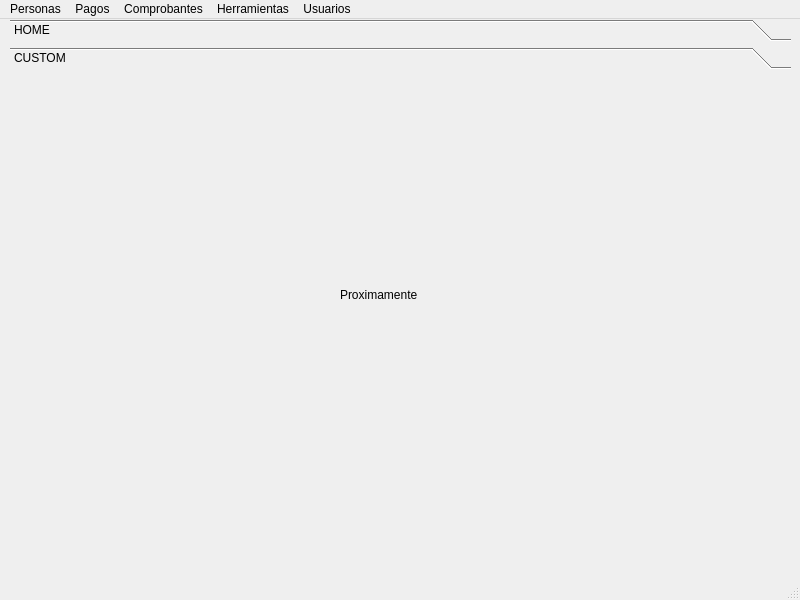
<?xml version="1.0" encoding="UTF-8"?>
<ui version="4.0">
 <class>EscobedoSoft</class>
 <widget class="QMainWindow" name="EscobedoSoft">
  <property name="geometry">
   <rect>
    <x>0</x>
    <y>0</y>
    <width>800</width>
    <height>600</height>
   </rect>
  </property>
  <property name="windowTitle">
   <string>EscobedoSoft</string>
  </property>
  <widget class="QWidget" name="centralwidget">
   <widget class="QToolBox" name="toolBox">
    <property name="geometry">
     <rect>
      <x>10</x>
      <y>0</y>
      <width>781</width>
      <height>361</height>
     </rect>
    </property>
    <property name="currentIndex">
     <number>1</number>
    </property>
    <widget class="QWidget" name="page">
     <property name="geometry">
      <rect>
       <x>0</x>
       <y>0</y>
       <width>781</width>
       <height>295</height>
      </rect>
     </property>
     <attribute name="label">
      <string>HOME</string>
     </attribute>
     <widget class="QCalendarWidget" name="calendarWidget">
      <property name="geometry">
       <rect>
        <x>0</x>
        <y>10</y>
        <width>351</width>
        <height>251</height>
       </rect>
      </property>
     </widget>
    </widget>
    <widget class="QWidget" name="page_2">
     <property name="geometry">
      <rect>
       <x>0</x>
       <y>0</y>
       <width>781</width>
       <height>295</height>
      </rect>
     </property>
     <attribute name="label">
      <string>CUSTOM</string>
     </attribute>
     <widget class="QLabel" name="label">
      <property name="geometry">
       <rect>
        <x>330</x>
        <y>210</y>
        <width>121</width>
        <height>19</height>
       </rect>
      </property>
      <property name="text">
       <string>Proximamente</string>
      </property>
     </widget>
    </widget>
   </widget>
  </widget>
  <widget class="QMenuBar" name="menubar">
   <property name="geometry">
    <rect>
     <x>0</x>
     <y>0</y>
     <width>800</width>
     <height>24</height>
    </rect>
   </property>
   <widget class="QMenu" name="menuPersonas">
    <property name="title">
     <string>Personas</string>
    </property>
    <addaction name="actionRegistrar_Persona"/>
    <addaction name="actionBuscar_Persona"/>
   </widget>
   <widget class="QMenu" name="menuPagos">
    <property name="title">
     <string>Pagos</string>
    </property>
    <addaction name="actionCrear_Pago"/>
    <addaction name="actionBuscar_Pago"/>
   </widget>
   <widget class="QMenu" name="menuComprobantes">
    <property name="title">
     <string>Comprobantes</string>
    </property>
    <addaction name="separator"/>
    <addaction name="actionGenerar_Recibo"/>
    <addaction name="actionHistorial_de_Persona"/>
   </widget>
   <widget class="QMenu" name="menuHerramientas">
    <property name="title">
     <string>Herramientas</string>
    </property>
    <addaction name="actionCrear_Zonas"/>
    <addaction name="actionCrear_Comunidades"/>
    <addaction name="actionCrear_Usuarios"/>
   </widget>
   <widget class="QMenu" name="menuUsuarios">
    <property name="title">
     <string>Usuarios</string>
    </property>
    <addaction name="actionConsultar_Usuarios"/>
   </widget>
   <addaction name="menuPersonas"/>
   <addaction name="menuPagos"/>
   <addaction name="menuComprobantes"/>
   <addaction name="menuHerramientas"/>
   <addaction name="menuUsuarios"/>
  </widget>
  <widget class="QStatusBar" name="statusbar"/>
  <action name="actionOpcion_1">
   <property name="text">
    <string>Opcion 1</string>
   </property>
  </action>
  <action name="actionOpcion_2">
   <property name="text">
    <string>Opcion 2</string>
   </property>
  </action>
  <action name="actionRegistrar_Persona">
   <property name="text">
    <string>Registrar Persona</string>
   </property>
  </action>
  <action name="actionBuscar_Persona">
   <property name="text">
    <string>Buscar Persona</string>
   </property>
  </action>
  <action name="actionCrear_Pago">
   <property name="text">
    <string>Crear Pago</string>
   </property>
  </action>
  <action name="actionBuscar_Pago">
   <property name="text">
    <string>Buscar Pago</string>
   </property>
  </action>
  <action name="actionGenerar_Recibo">
   <property name="text">
    <string>Generar Recibo</string>
   </property>
  </action>
  <action name="actionHistorial_de_Persona">
   <property name="text">
    <string>Historial de Persona</string>
   </property>
  </action>
  <action name="actionCrear_Zonas">
   <property name="text">
    <string>Crear Zonas</string>
   </property>
  </action>
  <action name="actionCrear_Comunidades">
   <property name="text">
    <string>Crear Comunidades</string>
   </property>
  </action>
  <action name="actionCrear_Usuarios">
   <property name="text">
    <string>Crear Usuarios</string>
   </property>
  </action>
  <action name="actionUsuarios">
   <property name="text">
    <string>Usuarios</string>
   </property>
  </action>
  <action name="actionConsultar_Usuarios">
   <property name="text">
    <string>Consultar Usuarios</string>
   </property>
  </action>
 </widget>
 <resources/>
 <connections/>
</ui>
